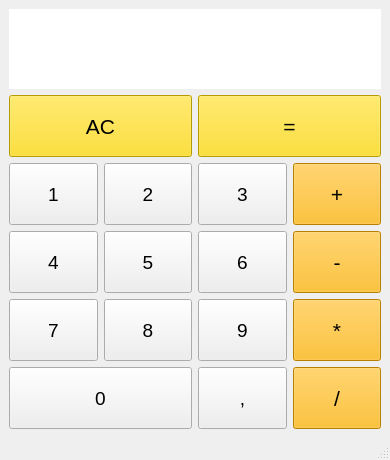
<?xml version="1.0" encoding="UTF-8"?>
<ui version="4.0">
 <class>MainWindow</class>
 <widget class="QMainWindow" name="MainWindow">
  <property name="geometry">
   <rect>
    <x>0</x>
    <y>0</y>
    <width>390</width>
    <height>460</height>
   </rect>
  </property>
  <property name="font">
   <font>
    <pointsize>8</pointsize>
   </font>
  </property>
  <property name="windowTitle">
   <string>MainWindow</string>
  </property>
  <widget class="QWidget" name="centralwidget">
   <layout class="QGridLayout" name="gridLayout_2">
    <item row="0" column="0">
     <layout class="QVBoxLayout" name="verticalLayout">
      <item>
       <widget class="QLineEdit" name="lineEdit">
        <property name="sizePolicy">
         <sizepolicy hsizetype="Expanding" vsizetype="Minimum">
          <horstretch>0</horstretch>
          <verstretch>0</verstretch>
         </sizepolicy>
        </property>
        <property name="minimumSize">
         <size>
          <width>0</width>
          <height>80</height>
         </size>
        </property>
        <property name="font">
         <font>
          <pointsize>14</pointsize>
         </font>
        </property>
        <property name="frame">
         <bool>false</bool>
        </property>
        <property name="dragEnabled">
         <bool>true</bool>
        </property>
        <property name="readOnly">
         <bool>false</bool>
        </property>
        <property name="placeholderText">
         <string/>
        </property>
       </widget>
      </item>
      <item>
       <layout class="QGridLayout" name="gridLayout">
        <item row="1" column="0">
         <widget class="QPushButton" name="btn_1">
          <property name="sizePolicy">
           <sizepolicy hsizetype="Minimum" vsizetype="Expanding">
            <horstretch>0</horstretch>
            <verstretch>0</verstretch>
           </sizepolicy>
          </property>
          <property name="font">
           <font>
            <pointsize>14</pointsize>
            <stylestrategy>PreferDefault</stylestrategy>
           </font>
          </property>
          <property name="text">
           <string>1</string>
          </property>
          <property name="flat">
           <bool>false</bool>
          </property>
         </widget>
        </item>
        <item row="1" column="2">
         <widget class="QPushButton" name="btn_3">
          <property name="sizePolicy">
           <sizepolicy hsizetype="Minimum" vsizetype="Expanding">
            <horstretch>0</horstretch>
            <verstretch>0</verstretch>
           </sizepolicy>
          </property>
          <property name="font">
           <font>
            <pointsize>14</pointsize>
            <stylestrategy>PreferDefault</stylestrategy>
           </font>
          </property>
          <property name="text">
           <string>3</string>
          </property>
         </widget>
        </item>
        <item row="7" column="2">
         <widget class="QPushButton" name="btn_9">
          <property name="sizePolicy">
           <sizepolicy hsizetype="Minimum" vsizetype="Expanding">
            <horstretch>0</horstretch>
            <verstretch>0</verstretch>
           </sizepolicy>
          </property>
          <property name="font">
           <font>
            <pointsize>14</pointsize>
            <stylestrategy>PreferDefault</stylestrategy>
           </font>
          </property>
          <property name="text">
           <string>9</string>
          </property>
         </widget>
        </item>
        <item row="8" column="3">
         <widget class="QPushButton" name="btn_division">
          <property name="sizePolicy">
           <sizepolicy hsizetype="Minimum" vsizetype="Expanding">
            <horstretch>0</horstretch>
            <verstretch>0</verstretch>
           </sizepolicy>
          </property>
          <property name="font">
           <font>
            <pointsize>16</pointsize>
           </font>
          </property>
          <property name="styleSheet">
           <string notr="true">background-color: rgb(255, 179, 0)</string>
          </property>
          <property name="text">
           <string>/</string>
          </property>
         </widget>
        </item>
        <item row="4" column="3">
         <widget class="QPushButton" name="btn_minus">
          <property name="sizePolicy">
           <sizepolicy hsizetype="Minimum" vsizetype="Expanding">
            <horstretch>0</horstretch>
            <verstretch>0</verstretch>
           </sizepolicy>
          </property>
          <property name="font">
           <font>
            <pointsize>16</pointsize>
           </font>
          </property>
          <property name="styleSheet">
           <string notr="true">background-color: rgb(255, 179, 0)</string>
          </property>
          <property name="text">
           <string>-</string>
          </property>
         </widget>
        </item>
        <item row="7" column="3">
         <widget class="QPushButton" name="btn_multiply">
          <property name="sizePolicy">
           <sizepolicy hsizetype="Minimum" vsizetype="Expanding">
            <horstretch>0</horstretch>
            <verstretch>0</verstretch>
           </sizepolicy>
          </property>
          <property name="font">
           <font>
            <pointsize>16</pointsize>
           </font>
          </property>
          <property name="styleSheet">
           <string notr="true">background-color: rgb(255, 179, 0)</string>
          </property>
          <property name="text">
           <string>*</string>
          </property>
         </widget>
        </item>
        <item row="1" column="1">
         <widget class="QPushButton" name="btn_2">
          <property name="sizePolicy">
           <sizepolicy hsizetype="Minimum" vsizetype="Expanding">
            <horstretch>0</horstretch>
            <verstretch>0</verstretch>
           </sizepolicy>
          </property>
          <property name="font">
           <font>
            <pointsize>14</pointsize>
            <stylestrategy>PreferDefault</stylestrategy>
           </font>
          </property>
          <property name="text">
           <string>2</string>
          </property>
         </widget>
        </item>
        <item row="1" column="3">
         <widget class="QPushButton" name="btn_plus">
          <property name="sizePolicy">
           <sizepolicy hsizetype="Minimum" vsizetype="Expanding">
            <horstretch>0</horstretch>
            <verstretch>0</verstretch>
           </sizepolicy>
          </property>
          <property name="font">
           <font>
            <pointsize>16</pointsize>
           </font>
          </property>
          <property name="styleSheet">
           <string notr="true">background-color: rgb(255, 179, 0)</string>
          </property>
          <property name="text">
           <string>+</string>
          </property>
         </widget>
        </item>
        <item row="4" column="1">
         <widget class="QPushButton" name="btn_5">
          <property name="sizePolicy">
           <sizepolicy hsizetype="Minimum" vsizetype="Expanding">
            <horstretch>0</horstretch>
            <verstretch>0</verstretch>
           </sizepolicy>
          </property>
          <property name="font">
           <font>
            <pointsize>14</pointsize>
            <stylestrategy>PreferDefault</stylestrategy>
           </font>
          </property>
          <property name="text">
           <string>5</string>
          </property>
         </widget>
        </item>
        <item row="4" column="2">
         <widget class="QPushButton" name="btn_6">
          <property name="sizePolicy">
           <sizepolicy hsizetype="Minimum" vsizetype="Expanding">
            <horstretch>0</horstretch>
            <verstretch>0</verstretch>
           </sizepolicy>
          </property>
          <property name="font">
           <font>
            <pointsize>14</pointsize>
            <stylestrategy>PreferDefault</stylestrategy>
           </font>
          </property>
          <property name="text">
           <string>6</string>
          </property>
         </widget>
        </item>
        <item row="7" column="1">
         <widget class="QPushButton" name="btn_8">
          <property name="sizePolicy">
           <sizepolicy hsizetype="Minimum" vsizetype="Expanding">
            <horstretch>0</horstretch>
            <verstretch>0</verstretch>
           </sizepolicy>
          </property>
          <property name="font">
           <font>
            <pointsize>14</pointsize>
            <stylestrategy>PreferDefault</stylestrategy>
           </font>
          </property>
          <property name="text">
           <string>8</string>
          </property>
         </widget>
        </item>
        <item row="7" column="0">
         <widget class="QPushButton" name="btn_7">
          <property name="sizePolicy">
           <sizepolicy hsizetype="Minimum" vsizetype="Expanding">
            <horstretch>0</horstretch>
            <verstretch>0</verstretch>
           </sizepolicy>
          </property>
          <property name="font">
           <font>
            <pointsize>14</pointsize>
            <stylestrategy>PreferDefault</stylestrategy>
           </font>
          </property>
          <property name="text">
           <string>7</string>
          </property>
         </widget>
        </item>
        <item row="4" column="0">
         <widget class="QPushButton" name="btn_4">
          <property name="sizePolicy">
           <sizepolicy hsizetype="Minimum" vsizetype="Expanding">
            <horstretch>0</horstretch>
            <verstretch>0</verstretch>
           </sizepolicy>
          </property>
          <property name="font">
           <font>
            <pointsize>14</pointsize>
            <stylestrategy>PreferDefault</stylestrategy>
           </font>
          </property>
          <property name="text">
           <string>4</string>
          </property>
         </widget>
        </item>
        <item row="8" column="0" colspan="2">
         <widget class="QPushButton" name="btn_0">
          <property name="sizePolicy">
           <sizepolicy hsizetype="Minimum" vsizetype="Expanding">
            <horstretch>0</horstretch>
            <verstretch>0</verstretch>
           </sizepolicy>
          </property>
          <property name="font">
           <font>
            <pointsize>14</pointsize>
            <stylestrategy>PreferDefault</stylestrategy>
           </font>
          </property>
          <property name="text">
           <string>0</string>
          </property>
         </widget>
        </item>
        <item row="0" column="0" colspan="2">
         <widget class="QPushButton" name="btn_clear">
          <property name="sizePolicy">
           <sizepolicy hsizetype="Minimum" vsizetype="Expanding">
            <horstretch>0</horstretch>
            <verstretch>0</verstretch>
           </sizepolicy>
          </property>
          <property name="font">
           <font>
            <pointsize>16</pointsize>
           </font>
          </property>
          <property name="styleSheet">
           <string notr="true">background-color: rgb(255, 217, 0)</string>
          </property>
          <property name="text">
           <string>AC</string>
          </property>
         </widget>
        </item>
        <item row="0" column="2" colspan="2">
         <widget class="QPushButton" name="btn_equals">
          <property name="sizePolicy">
           <sizepolicy hsizetype="Minimum" vsizetype="Expanding">
            <horstretch>0</horstretch>
            <verstretch>0</verstretch>
           </sizepolicy>
          </property>
          <property name="font">
           <font>
            <pointsize>16</pointsize>
           </font>
          </property>
          <property name="styleSheet">
           <string notr="true">background-color: rgb(255, 217, 0)</string>
          </property>
          <property name="text">
           <string>=</string>
          </property>
         </widget>
        </item>
        <item row="8" column="2">
         <widget class="QPushButton" name="btn_dot">
          <property name="sizePolicy">
           <sizepolicy hsizetype="Minimum" vsizetype="Expanding">
            <horstretch>0</horstretch>
            <verstretch>0</verstretch>
           </sizepolicy>
          </property>
          <property name="font">
           <font>
            <pointsize>14</pointsize>
           </font>
          </property>
          <property name="text">
           <string>,</string>
          </property>
         </widget>
        </item>
       </layout>
      </item>
     </layout>
    </item>
   </layout>
  </widget>
  <widget class="QMenuBar" name="menubar">
   <property name="geometry">
    <rect>
     <x>0</x>
     <y>0</y>
     <width>390</width>
     <height>21</height>
    </rect>
   </property>
  </widget>
  <widget class="QStatusBar" name="statusbar"/>
 </widget>
 <resources/>
 <connections>
  <connection>
   <sender>btn_1</sender>
   <signal>clicked()</signal>
   <receiver>MainWindow</receiver>
   <slot>add1()</slot>
   <hints>
    <hint type="sourcelabel">
     <x>63</x>
     <y>215</y>
    </hint>
    <hint type="destinationlabel">
     <x>112</x>
     <y>439</y>
    </hint>
   </hints>
  </connection>
  <connection>
   <sender>btn_2</sender>
   <signal>clicked()</signal>
   <receiver>MainWindow</receiver>
   <slot>add2()</slot>
   <hints>
    <hint type="sourcelabel">
     <x>156</x>
     <y>218</y>
    </hint>
    <hint type="destinationlabel">
     <x>233</x>
     <y>440</y>
    </hint>
   </hints>
  </connection>
  <connection>
   <sender>btn_3</sender>
   <signal>clicked()</signal>
   <receiver>MainWindow</receiver>
   <slot>add3()</slot>
   <hints>
    <hint type="sourcelabel">
     <x>237</x>
     <y>224</y>
    </hint>
    <hint type="destinationlabel">
     <x>290</x>
     <y>438</y>
    </hint>
   </hints>
  </connection>
  <connection>
   <sender>btn_4</sender>
   <signal>clicked()</signal>
   <receiver>MainWindow</receiver>
   <slot>add4()</slot>
   <hints>
    <hint type="sourcelabel">
     <x>37</x>
     <y>283</y>
    </hint>
    <hint type="destinationlabel">
     <x>36</x>
     <y>438</y>
    </hint>
   </hints>
  </connection>
  <connection>
   <sender>btn_5</sender>
   <signal>clicked()</signal>
   <receiver>MainWindow</receiver>
   <slot>add5()</slot>
   <hints>
    <hint type="sourcelabel">
     <x>138</x>
     <y>284</y>
    </hint>
    <hint type="destinationlabel">
     <x>348</x>
     <y>439</y>
    </hint>
   </hints>
  </connection>
  <connection>
   <sender>btn_6</sender>
   <signal>clicked()</signal>
   <receiver>MainWindow</receiver>
   <slot>add6()</slot>
   <hints>
    <hint type="sourcelabel">
     <x>248</x>
     <y>249</y>
    </hint>
    <hint type="destinationlabel">
     <x>390</x>
     <y>438</y>
    </hint>
   </hints>
  </connection>
  <connection>
   <sender>btn_7</sender>
   <signal>clicked()</signal>
   <receiver>MainWindow</receiver>
   <slot>add7()</slot>
   <hints>
    <hint type="sourcelabel">
     <x>69</x>
     <y>309</y>
    </hint>
    <hint type="destinationlabel">
     <x>4</x>
     <y>329</y>
    </hint>
   </hints>
  </connection>
  <connection>
   <sender>btn_8</sender>
   <signal>clicked()</signal>
   <receiver>MainWindow</receiver>
   <slot>add8()</slot>
   <hints>
    <hint type="sourcelabel">
     <x>127</x>
     <y>320</y>
    </hint>
    <hint type="destinationlabel">
     <x>6</x>
     <y>370</y>
    </hint>
   </hints>
  </connection>
  <connection>
   <sender>btn_9</sender>
   <signal>clicked()</signal>
   <receiver>MainWindow</receiver>
   <slot>add9()</slot>
   <hints>
    <hint type="sourcelabel">
     <x>262</x>
     <y>325</y>
    </hint>
    <hint type="destinationlabel">
     <x>2</x>
     <y>404</y>
    </hint>
   </hints>
  </connection>
  <connection>
   <sender>btn_clear</sender>
   <signal>clicked()</signal>
   <receiver>MainWindow</receiver>
   <slot>clear()</slot>
   <hints>
    <hint type="sourcelabel">
     <x>77</x>
     <y>157</y>
    </hint>
    <hint type="destinationlabel">
     <x>3</x>
     <y>264</y>
    </hint>
   </hints>
  </connection>
  <connection>
   <sender>btn_0</sender>
   <signal>clicked()</signal>
   <receiver>MainWindow</receiver>
   <slot>add0()</slot>
   <hints>
    <hint type="sourcelabel">
     <x>176</x>
     <y>395</y>
    </hint>
    <hint type="destinationlabel">
     <x>4</x>
     <y>200</y>
    </hint>
   </hints>
  </connection>
  <connection>
   <sender>btn_plus</sender>
   <signal>clicked()</signal>
   <receiver>MainWindow</receiver>
   <slot>plus()</slot>
   <hints>
    <hint type="sourcelabel">
     <x>350</x>
     <y>212</y>
    </hint>
    <hint type="destinationlabel">
     <x>390</x>
     <y>78</y>
    </hint>
   </hints>
  </connection>
  <connection>
   <sender>btn_minus</sender>
   <signal>clicked()</signal>
   <receiver>MainWindow</receiver>
   <slot>minus()</slot>
   <hints>
    <hint type="sourcelabel">
     <x>350</x>
     <y>248</y>
    </hint>
    <hint type="destinationlabel">
     <x>388</x>
     <y>198</y>
    </hint>
   </hints>
  </connection>
  <connection>
   <sender>btn_multiply</sender>
   <signal>clicked()</signal>
   <receiver>MainWindow</receiver>
   <slot>multiply()</slot>
   <hints>
    <hint type="sourcelabel">
     <x>345</x>
     <y>322</y>
    </hint>
    <hint type="destinationlabel">
     <x>390</x>
     <y>265</y>
    </hint>
   </hints>
  </connection>
  <connection>
   <sender>btn_division</sender>
   <signal>clicked()</signal>
   <receiver>MainWindow</receiver>
   <slot>divide()</slot>
   <hints>
    <hint type="sourcelabel">
     <x>349</x>
     <y>387</y>
    </hint>
    <hint type="destinationlabel">
     <x>390</x>
     <y>374</y>
    </hint>
   </hints>
  </connection>
  <connection>
   <sender>btn_equals</sender>
   <signal>clicked()</signal>
   <receiver>MainWindow</receiver>
   <slot>equals()</slot>
   <hints>
    <hint type="sourcelabel">
     <x>259</x>
     <y>152</y>
    </hint>
    <hint type="destinationlabel">
     <x>390</x>
     <y>410</y>
    </hint>
   </hints>
  </connection>
  <connection>
   <sender>btn_dot</sender>
   <signal>clicked()</signal>
   <receiver>MainWindow</receiver>
   <slot>addDot()</slot>
   <hints>
    <hint type="sourcelabel">
     <x>260</x>
     <y>414</y>
    </hint>
    <hint type="destinationlabel">
     <x>194</x>
     <y>434</y>
    </hint>
   </hints>
  </connection>
 </connections>
 <slots>
  <slot>add1()</slot>
  <slot>add2()</slot>
  <slot>add0()</slot>
  <slot>add3()</slot>
  <slot>add4()</slot>
  <slot>add5()</slot>
  <slot>add6()</slot>
  <slot>add7()</slot>
  <slot>add8()</slot>
  <slot>add9()</slot>
  <slot>clear()</slot>
  <slot>plus()</slot>
  <slot>minus()</slot>
  <slot>multiply()</slot>
  <slot>divide()</slot>
  <slot>equals()</slot>
  <slot>addDot()</slot>
 </slots>
</ui>
